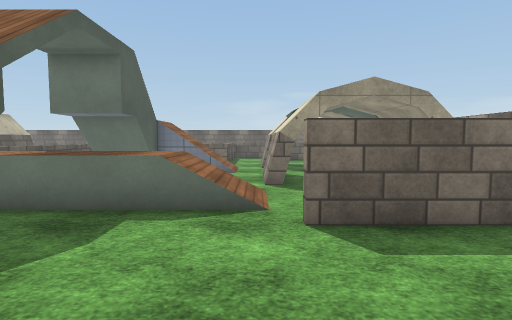
[1] (above)

24 first-person views from a walk through a Unity game level. The camera is 1.3 m above the floor, tilts 4° down and sees 80° across. The floor is counted in squares, 1 m on a side. Each view is taken from the middle of a square. On the plan, view 1 faces up. The plan holds only what a view shows up to about 14 squares ahead; the rest is blank. The place goes on beyond the plan. The player is left out. Some animated figures are not drawn. Surface patterns are stand-ins for the level's own textures.

[2]
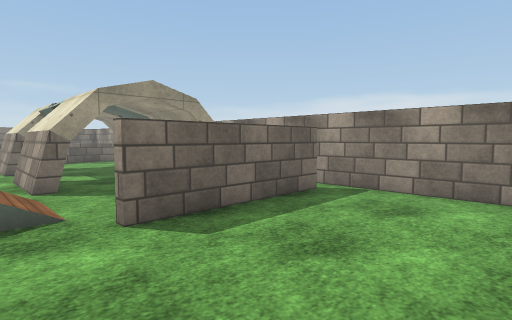

[3]
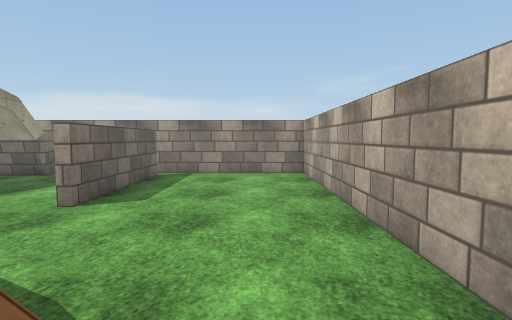

[4]
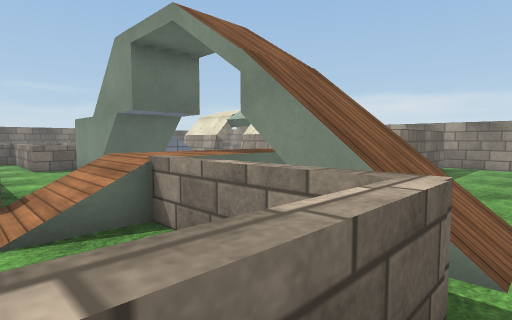

[5]
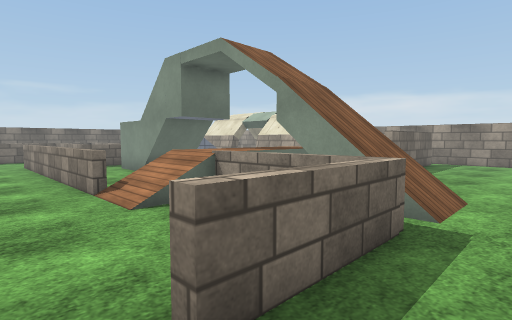

[6]
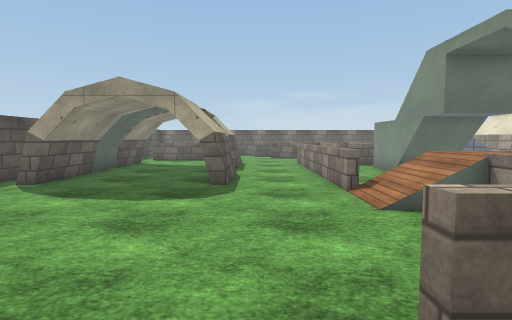

[7]
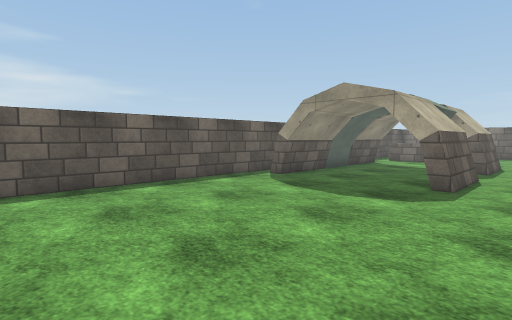

[8]
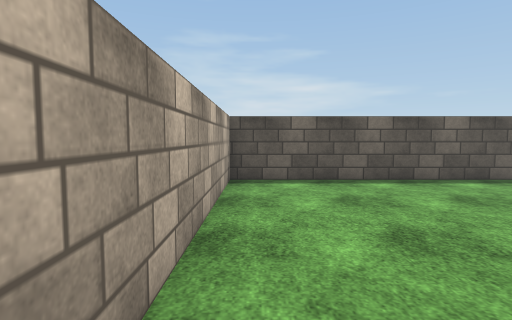

[9]
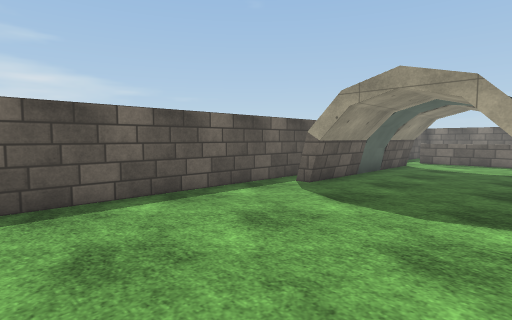

[10]
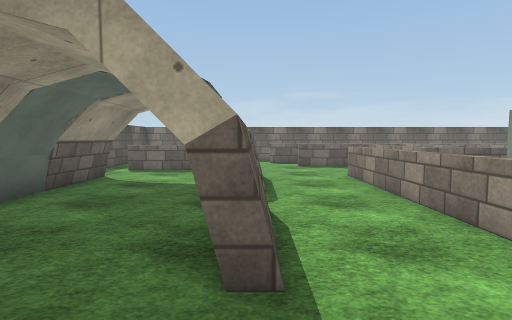

[11]
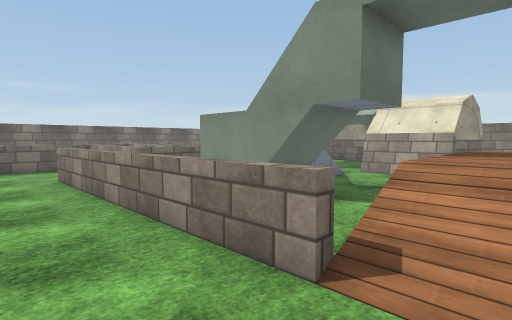

[12]
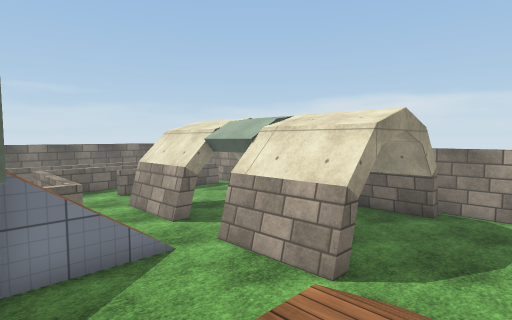

[13]
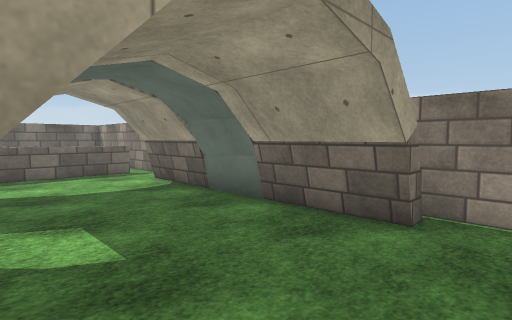

[14]
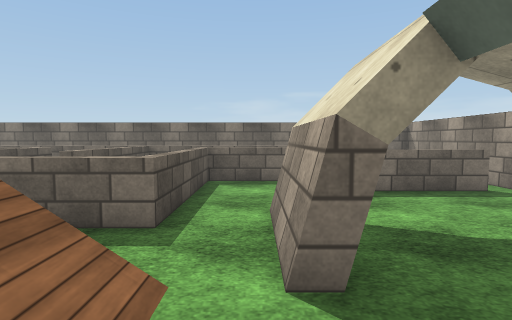

[15]
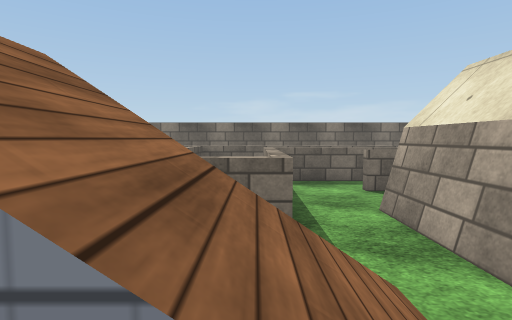

[16]
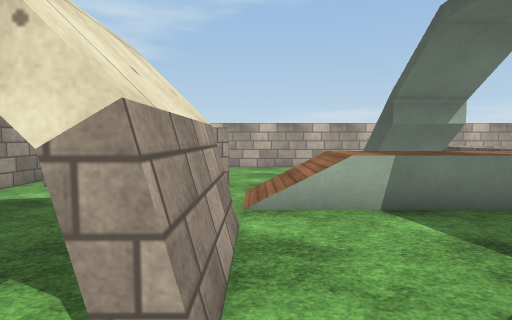

[17]
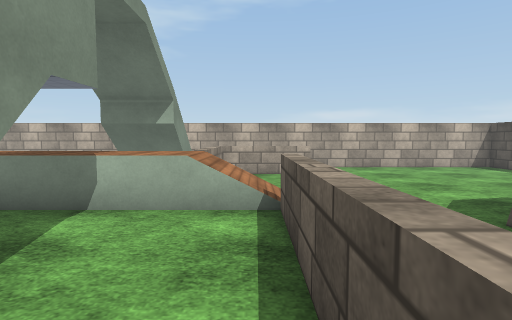

[18]
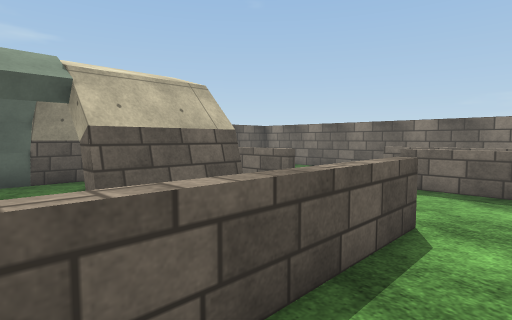

[19]
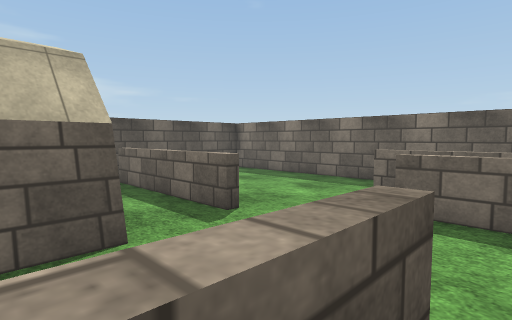

[20]
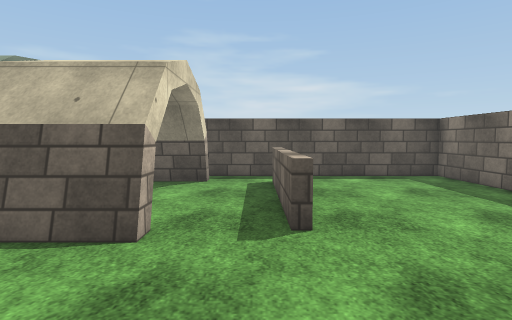

[21]
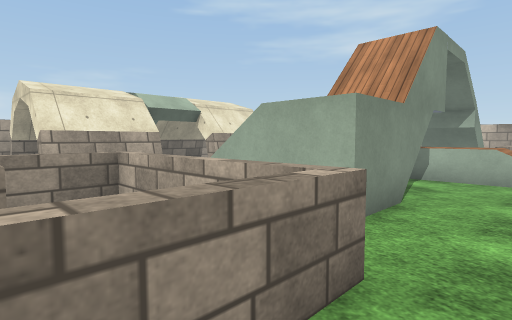

[22]
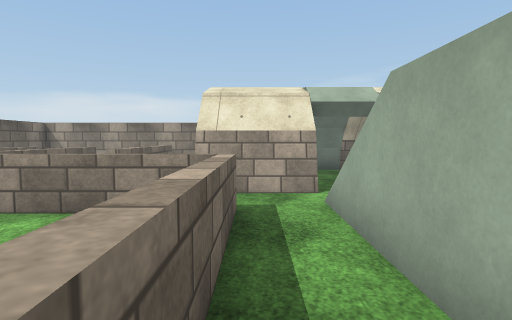

[23]
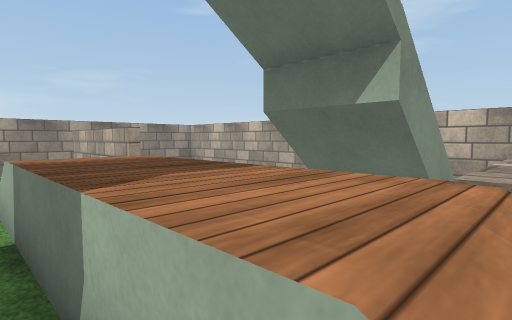

[24]
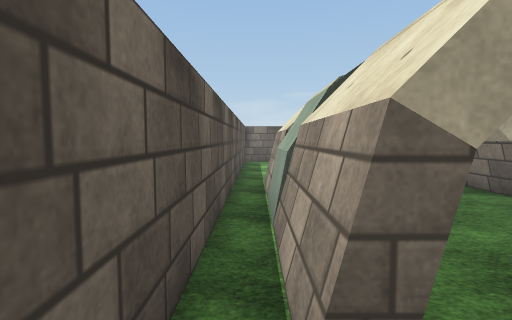

### Floor plan
Key: @ floor where view 1 was taken; # wall or solid block; x gap in a wall; . main floor; : floor 1 m higher than the main floor; + floor 2 m higher than the main floor; / step, stairs or slope; = window, fence, low wall or low ledge; ^ raised ledge; T thing the floor can be seen under or through.
Columns run from 19 left of view 1 to 7 right of it. Each row starts with its distance up from view 1.
 24 ##########################
 23 #....... ==      =       #
 22 #.......===============  #
 21 #........==== #= =====    #
 20 #........=====#= ======#  #
 19 #.======....==#=.=..======#
 18 #...........==#=.=....... #
 17 #.........=.==## =........#
 16 #.#...##..=.======..T...###
 15 #.#...##..=..=====..T...##
 14 #.#...##..=.........T...#
 13 ###.......=..# +///.....#
 12 ###.......=... +///.....#
 11 #.#... #..=..///....#...#
 10 #.#... #..=..///....#...##
  9 #.#...##..=.........#...###
  8 #.........=...............#
  7 #..........//::::://......#
  6 #..........//::::://......#
  5 #...........=.......#####x#
  4 #...........=#//..........#
  3 #...........^^//..........#
  2 #........=====//..........#
  1 #........ ................#
  0 #..................@......#
 -1 ###########################

Where each view was taken, in squares from view 1:
view 1: 0 up, 0 right, facing up
view 2: 0 up, 1 left, facing up-right
view 3: 1 up, 5 left, facing right
view 4: 1 up, 9 left, facing up-right
view 5: 0 up, 11 left, facing up-right
view 6: 0 up, 11 left, facing up
view 7: 0 up, 10 left, facing up-left
view 8: 0 up, 9 left, facing left
view 9: 1 up, 12 left, facing up-left
view 10: 6 up, 12 left, facing up
view 11: 6 up, 11 left, facing up-right
view 12: 6 up, 4 left, facing up-right
view 13: 7 up, 1 right, facing up-right
view 14: 11 up, 0 right, facing up
view 15: 11 up, 2 left, facing up
view 16: 13 up, 0 right, facing down
view 17: 13 up, 8 left, facing down
view 18: 12 up, 7 left, facing up-left
view 19: 15 up, 8 left, facing up-left
view 20: 18 up, 8 left, facing left
view 21: 18 up, 8 left, facing down-right
view 22: 15 up, 7 left, facing right
view 23: 8 up, 7 left, facing down-right
view 24: 7 up, 18 left, facing up
